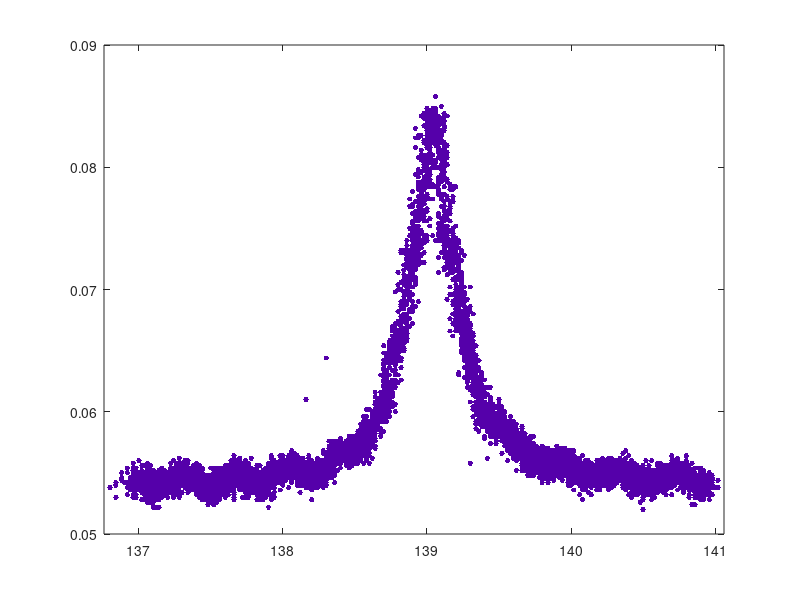

MATLAB code to generate this figure: (Note: this script raises an error after producing the figure.)
function FSRfitFig()
%CREATEFIT    Create plot of datasets and fits
%   CREATEFIT(FREQ,TRANS)
%   Creates a plot, similar to the plot in the main curve fitting
%   window, using the data that you provide as input.  You can
%   apply this function to the same data you used with cftool
%   or with different data.  You may want to edit the function to
%   customize the code and this help message.
%
%   Number of datasets:  1
%   Number of fits:  2
load FSRfinessemeas.mat

% Data from dataset "trans vs. freq":
%    X = freq:
%    Y = trans:
%    Unweighted
%
% This function was automatically generated on 08-Mar-2012 15:12:32

% Set up figure to receive datasets and fits
f_ = figure('visible','on');
set(f_,'Units','Pixels','Position',[622 272 674 479]);
legh_ = []; legt_ = {};   % handles and text for legend
xlim_ = [Inf -Inf];       % limits of x axis
ax_ = axes;
set(ax_,'Units','normalized','OuterPosition',[0 0 1 1]);
set(ax_,'Box','on');
axes(ax_); hold on;


% --- Plot data originally in dataset "trans vs. freq"
freq = freq(:);
trans = trans(:);
h_ = line(freq,trans,'Parent',ax_,'Color',[0.333333 0 0.666667],...
    'LineStyle','none', 'LineWidth',1,...
    'Marker','.', 'MarkerSize',12);
xlim_(1) = min(xlim_(1),min(freq));
xlim_(2) = max(xlim_(2),max(freq));
legh_(end+1) = h_;
legt_{end+1} = 'Measured Data';

% Nudge axis limits beyond data limits
if all(isfinite(xlim_))
    xlim_ = xlim_ + [-1 1] * 0.01 * diff(xlim_);
    set(ax_,'XLim',xlim_)
else
    set(ax_, 'XLim',[136.75779999999997472, 141.06219999999999004]);
end


% --- Create fit "fit 5"
fo_ = fitoptions('method','NonlinearLeastSquares','Robust','Bisquare','Algorithm','Levenberg-Marquardt','MaxFunEvals',10000,'MaxIter',10000,'TolFun',1.0000000000000000209e-08,'TolX',1.0000000000000000209e-08);
ok_ = isfinite(freq) & isfinite(trans);
if ~all( ok_ )
    warning( 'GenerateMFile:IgnoringNansAndInfs', ...
        'Ignoring NaNs and Infs in data' );
end
st_ = [0.02 0.05 2.5 139.0];
set(fo_,'Startpoint',st_);
ft_ = fittype('b+a/(1+(2*q)^2*(x-x0)^2)',...
    'dependent',{'y'},'independent',{'x'},...
    'coefficients',{'a', 'b', 'q', 'x0'});

% Fit this model using new data
disp('fitting curve...')
cf_ = fit(freq(ok_),trans(ok_),ft_,fo_);
disp('done')
disp(cf_)

% Plot this fit
h_ = plot(cf_,'fit',0.95);
legend off;  % turn off legend from plot method call
set(h_(1),'Color',[1 0 0],...
    'LineStyle','-', 'LineWidth',2,...
    'Marker','none', 'MarkerSize',6);
legh_(end+1) = h_(1);
legt_{end+1} = 'Curve Fit';

% Done plotting data and fits.  Now finish up loose ends.
hold off;
leginfo_ = {'Orientation', 'vertical', 'Location', 'NorthEast'};
h_ = legend(ax_,legh_,legt_,leginfo_{:});  % create legend
set(h_,'Interpreter','none');
xlabel(ax_,'');               % remove x label
ylabel(ax_,'');               % remove y label
